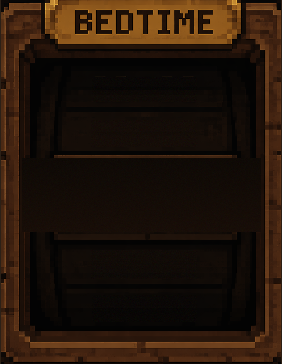
#> input picture assets/design/onboarding/12-picker-window-bedtime.png, 282 x 364 px; its folder holds only this picture in this run
$ python -i core.py   (imports and definitions only)
#> lines starting #> are read from the running program, lines starting #| are printed output that depends on the picture
"""Shared library for the Godot asset export pipeline.

Turns the ad-hoc RN asset soup into engine-friendly sprites:
  * horizontal strips with uniform frames per animation,
  * individual trimmed PNGs for UI elements,
  * fullscreen "animations" decomposed into background + small diff-zone
    strips (only the pixels that actually change between frames),
  * a JSON sidecar per animation and one global manifest.json,
  * ready-to-use Godot 4 `SpriteFrames` .tres per animation.

Everything lands under `godot_assets/` at the repo root. The .tres files
assume that folder is copied into a Godot project as `res://assets/`
(see the generated README).

This module only provides the toolkit; the per-category export scripts
(`export_*.py` in this package) drive it.
"""

import io
import json
import os
import subprocess

import numpy as np
from PIL import Image

REPO_ROOT = os.path.dirname(os.path.dirname(os.path.dirname(os.path.abspath(__file__))))
OUT_ROOT = os.path.join(REPO_ROOT, 'godot_assets')
# Where the pack is expected to live inside a Godot project.
RES_PREFIX = 'res://assets/'

# Global registry: category -> name -> entry. Filled by save_* helpers,
# flushed once by write_manifest() at the end of the export run.
MANIFEST = {}


# --- image loading -----------------------------------------------------------

def load_image(path, mode='RGBA'):
    """Open an image from the working tree (path relative to repo root)."""
    return Image.open(os.path.join(REPO_ROOT, path)).convert(mode)


# [29 lines left out: functions load_git_image, slice_strip, pack_strip, not called in this run]


def trim(image, threshold=0):
    """Crop transparent margins; returns (cropped, bbox in source coords)."""
    alpha = np.asarray(image.convert('RGBA'))[..., 3]
    ys, xs = np.where(alpha > threshold)
    if xs.size == 0:
        return image, (0, 0, image.width, image.height)
    box = (int(xs.min()), int(ys.min()), int(xs.max()) + 1, int(ys.max()) + 1)
    return image.crop(box), box


def trim_frames(frames, threshold=0):
    """Trim a frame set to their shared content bbox (keeps registration)."""
    boxes = [trim(f, threshold)[1] for f in frames]
    box = (
        min(b[0] for b in boxes), min(b[1] for b in boxes),
        max(b[2] for b in boxes), max(b[3] for b in boxes),
    )
    return [f.crop(box) for f in frames], box


# --- diff zones (fullscreen frame sets -> background + animated regions) -----

# The fullscreen frames are hand repaints: almost every pixel wiggles a bit,
# so a plain per-pixel diff floods the whole canvas. Instead the mask is
# evaluated on a coarse cell grid — a cell counts as "animated" only when a
# real share of its pixels changes strongly. Cells cluster into zones.
TOLERANCE = 40      # per-pixel channel delta that counts as a real change
CELL_DIVISOR = 64   # cell size ≈ short image side / 64 (16px @ 1080)
CELL_DENSITY = 0.25  # min fraction of changed pixels for an animated cell
MIN_CELLS = 3       # components smaller than this are repaint noise
PAD = 8             # px padding around each zone
GAP = 24            # px: zones closer than this merge into one


# [121 lines left out: functions _components, _merge_close, diff_zones, _tres_sprite_frames, _out_path, not called in this run]


def _register(category, name, entry):
    MANIFEST.setdefault(category, {})[name] = entry


# [103 lines left out: functions save_animation, save_static, save_scene, write_manifest, not called in this run]

>>> import cv2
>>> picture = cv2.imread('../../assets/design/onboarding/12-picker-window-bedtime.png', cv2.IMREAD_GRAYSCALE)
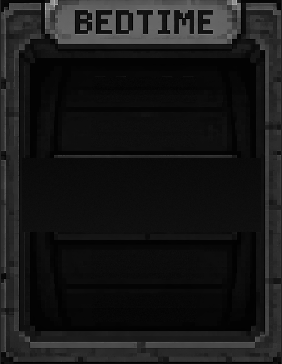
#> picture: shape (364, 282); min 0, max 183, mean 23.7
>>> result = trim_frames(picture)
#> (the run stopped early here; a loop or call above may not have finished)

$ run again, on assets/design/onboarding/13-picker-window-wakeup.png
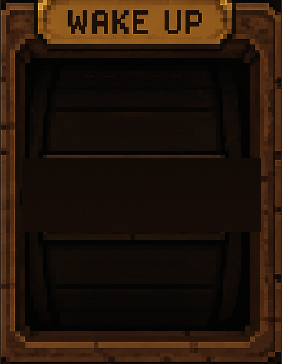
#> input picture assets/design/onboarding/13-picker-window-wakeup.png, 282 x 364 px
#> `picture = cv2.imread('../../assets/design/onboarding/12-picker-window-..`:
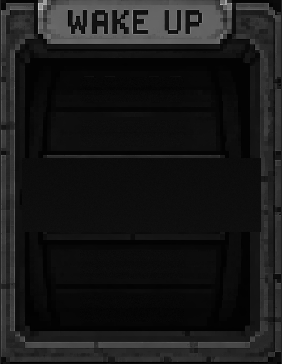
#> picture: shape (364, 282); min 0, max 211, mean 24.1

$ run again, on assets/design/onboarding/18-caption-min-hours.png
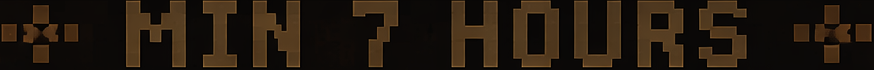
#> input picture assets/design/onboarding/18-caption-min-hours.png, 874 x 70 px
#> `picture = cv2.imread('../../assets/design/onboarding/12-picker-window-..`:
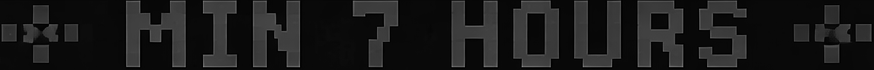
#> picture: shape (70, 874); min 0, max 139, mean 27.1
